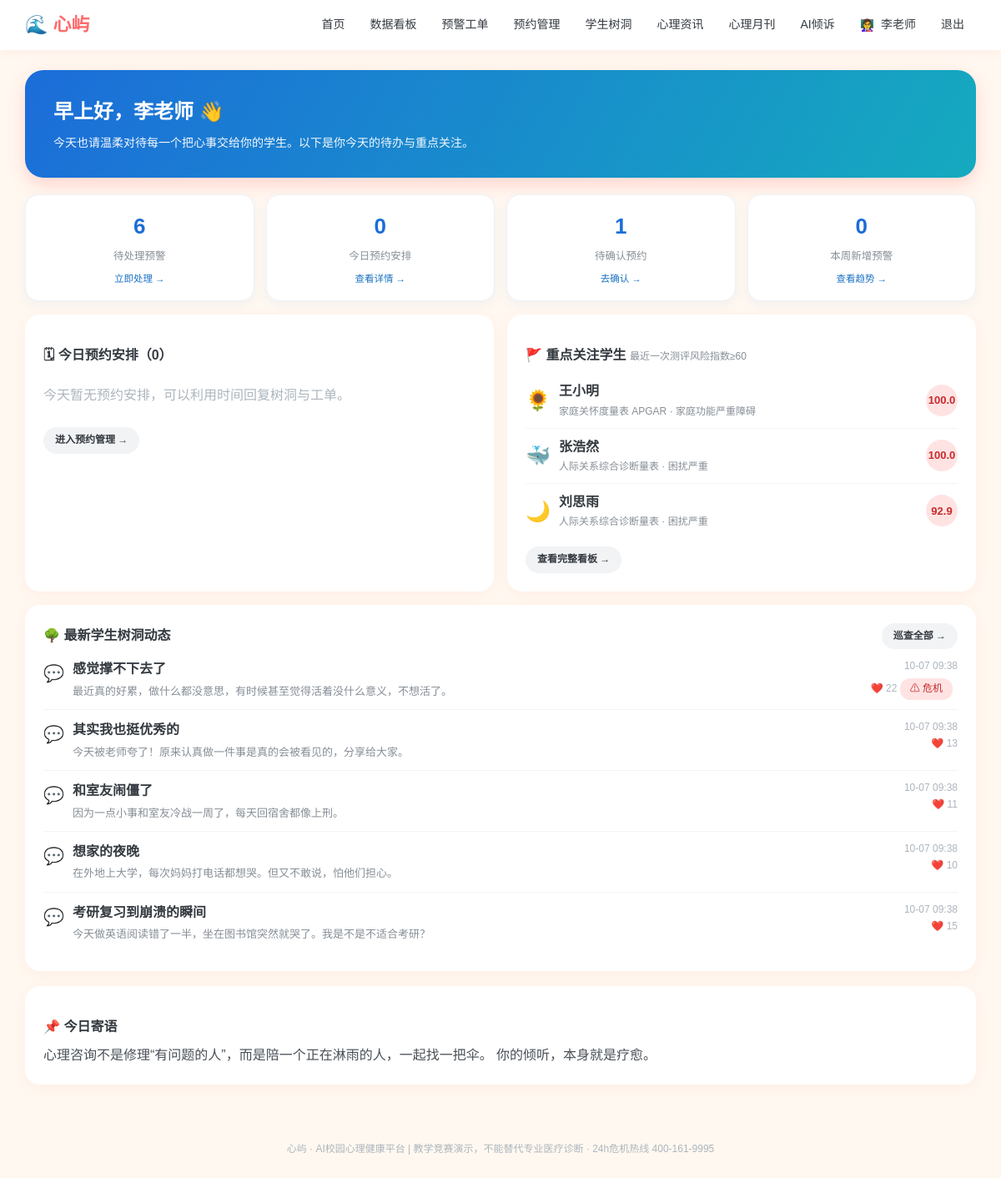
Page /teacher_home (signed in) on the committed database.
### models.py (models this page shows, shortened)
class User(db.Model):
    __tablename__ = "users"
    id = db.Column(db.Integer, primary_key=True)
    username = db.Column(db.String(64), unique=True, nullable=False)
    password_hash = db.Column(db.String(256), nullable=False)
    role = db.Column(db.String(16), default="student")   # student / counselor / admin
    real_name = db.Column(db.String(64), default="")
    gender = db.Column(db.String(8), default="")
    grade = db.Column(db.String(32), default="")
    major = db.Column(db.String(64), default="")
    phone = db.Column(db.String(32), default="")
    avatar = db.Column(db.String(16), default="🌻")
    avatar_type = db.Column(db.String(16), default="emoji")   # emoji / upload
    avatar_file = db.Column(db.String(128), default="")       # 本地上传头像文件名
    profile_completed = db.Column(db.Boolean, default=False)  # 首次登录是否已完成基本信息
    qualification_no = db.Column(db.String(64), default="")   # 注册系统编号/证书编号
    qualification_verified = db.Column(db.Boolean, default=False)
    student_id = db.Column(db.String(32), default="")
    school = db.Column(db.String(128), default="")
    college = db.Column(db.String(128), default="")
    class_name = db.Column(db.String(64), default="")
    enrollment_year = db.Column(db.String(8), default="")
    education_level = db.Column(db.String(32), default="")
    student_status = db.Column(db.String(32), default="")
    employee_id = db.Column(db.String(32), default="")
    teacher_title = db.Column(db.String(64), default="")
    department = db.Column(db.String(128), default="")
    qualification = db.Column(db.String(256), default="")
    intro = db.Column(db.String(512), default="")
    created_at = db.Column(db.DateTime, default=datetime.now)

class Assessment(db.Model):
    __tablename__ = "assessments"
    id = db.Column(db.Integer, primary_key=True)
    user_id = db.Column(db.Integer, db.ForeignKey("users.id"))
    scale_code = db.Column(db.String(32))
    answers = db.Column(db.Text)                       # JSON
    score = db.Column(db.Integer, default=0)
    level = db.Column(db.String(32), default="")
    advice = db.Column(db.Text, default="")
    created_at = db.Column(db.DateTime, default=datetime.now)

class TreePost(db.Model):
    __tablename__ = "tree_posts"
    id = db.Column(db.Integer, primary_key=True)
    user_id = db.Column(db.Integer, db.ForeignKey("users.id"))
    nickname = db.Column(db.String(64), default="匿名同学")
    title = db.Column(db.String(128))
    content = db.Column(db.Text)
    tags = db.Column(db.String(128), default="")
    likes = db.Column(db.Integer, default=0)
    media_kind = db.Column(db.String(16), default="")   # image / audio / video
    media_url = db.Column(db.String(256), default="")   # 相对路径 /static/uploads/...
    crisis_flag = db.Column(db.Boolean, default=False)
    hidden = db.Column(db.Boolean, default=False, server_default="0")  # 学生端仅自己可见
    created_at = db.Column(db.DateTime, default=datetime.now)

### app.py (the view)
@app.route("/teacher_home")
@login_required(role="counselor")
def teacher_home(u):
    open_cnt = Alert.query.filter_by(status="open").count()
    today = datetime.now().strftime("%Y-%m-%d")
    today_appts = Appointment.query.filter_by(counselor_id=u.id, date=today).all()
    today_cnt = len(today_appts)
    pending_cnt = Appointment.query.filter_by(counselor_id=u.id, status="pending").count()
    week_start = (datetime.now() - timedelta(days=datetime.now().weekday())).replace(
        hour=0, minute=0, second=0, microsecond=0)
    week_alerts = Alert.query.filter(Alert.created_at >= week_start).count()
    latest = {}
    for a in Assessment.query.order_by(Assessment.created_at.desc()).all():
        latest.setdefault((a.user_id, a.scale_code), a)
    risk_rows = {}
    for (uid, code), a in latest.items():
        ri = engine.scale_risk_index(code, a.score)
        if ri is None:
            continue
        old = risk_rows.get(uid)
        if not old or ri > old["risk"]:
            risk_rows[uid] = {"risk": ri, "code": code, "level": a.level}
    focus = []
    for uid, r in risk_rows.items():
        if r["risk"] >= 60:
            s = db.session.get(User, uid)
            if s:
                focus.append({"name": s.real_name or s.username, "avatar": s.avatar or "🌻",
                              "scale": engine.SCALES.get(r["code"], {}).get("name", r["code"]),
                              "risk": r["risk"], "level": r["level"] or "—", "sid": uid})
    focus.sort(key=lambda x: -x["risk"])
    focus = focus[:6]
    latest_posts = TreePost.query.order_by(TreePost.created_at.desc()).limit(5).all()
    return render_template("teacher_home.html", u=u, open_cnt=open_cnt,
                           today_appts=today_appts, today_cnt=today_cnt,
                           pending_cnt=pending_cnt, week_alerts=week_alerts,
                           focus=focus, latest_posts=latest_posts)

### app.py (called while the page is built)
def login_required(role=None):
    def decor(f):
        @wraps(f)
        def wrapper(*args, **kwargs):
            uid = session.get("uid")
            if not uid:
                return redirect(url_for("login", next=request.path))
            u = db.session.get(User, uid)
            if not u:
                session.clear()
                return redirect(url_for("login"))
            if not u.profile_completed and request.endpoint not in (
                    "profile", "logout", "static", "avatar_upload"):
                flash("首次登录请先完善你的基本信息", "warn")
                return redirect(url_for("profile"))
            if role and u.role != role:
                flash("该页面需要相应权限", "warn")
                return redirect(url_for("index"))
            return f(u, *args, **kwargs)
        return wrapper
    return decor

@app.context_processor
def inject_globals():
    uid = session.get("uid")
    u = db.session.get(User, uid) if uid else None
    def avatar_html(usr, cls="", emoji_cls=""):
        if usr and usr.avatar_type == "upload" and usr.avatar:
            return f'<img class="{cls}" src="{usr.avatar}" alt="头像">'
        return f'<span class="{emoji_cls}">{usr.avatar or "👤" if usr else "👤"}</span>'
    return {"now": datetime.now(), "u": u, "avatar_html": avatar_html}

### engine.py (called while the page is built)
def scale_risk_index(code: str, score: float):
    s = SCALES.get(code)
    if not s or code in PROFILE_SCALES:
        return None
    n = len(s["questions"])
    vmax = max(v for _, v in s["options"])
    vmin = min(v for _, v in s["options"])
    mult = s.get("multiply", 1)
    lo, hi = round(n * vmin * mult), round(n * vmax * mult)
    if hi == lo:
        return 0.0
    x = (score - lo) / (hi - lo)
    if code in POSITIVE_SCALES:
        x = 1 - x
    return round(max(0.0, min(1.0, x)) * 100, 1)

### templates/teacher_home.html (shortened to what this page needs)
{% extends "base.html" %}
{% block body %}
<div class="hero-banner" style="background:linear-gradient(120deg,#1c6dd9,#15aabf)">
  <h1>{{ '早上好' if now.hour<12 else ('下午好' if now.hour<18 else '晚上好') }}，{{ u.real_name or u.username }} 👋</h1>
  <p>今天也请温柔对待每一个把心事交给你的学生。以下是你今天的待办与重点关注。</p>
</div>
<div class="th-stats">
  <a class="th-stat th-stat-link" href="{{ url_for('alerts') }}">
    <b>{{ open_cnt }}</b><span>待处理预警</span>
    <small>立即处理 →</small></a>
  <a class="th-stat th-stat-link" href="{{ url_for('manage_booking') }}">
    <b>{{ today_cnt }}</b><span>今日预约安排</span>
    <small>查看详情 →</small></a>
  <a class="th-stat th-stat-link" href="{{ url_for('manage_booking') }}">
    <b>{{ pending_cnt }}</b><span>待确认预约</span>
    <small>去确认 →</small></a>
  <a class="th-stat th-stat-link" href="{{ url_for('dash') }}">
    <b>{{ week_alerts }}</b><span>本周新增预警</span>
    <small>查看趋势 →</small></a>
</div>
<div style="display:grid;grid-template-columns:1fr 1fr;gap:16px;margin-bottom:16px">
  <div class="card" style="margin:0">
    <h3>🗓 今日预约安排（{{ today_appts|length }}）</h3>
    {% if today_appts %}
    {% for a in today_appts %}
    <div class="wd-appt">
      <span class="wd-appt-time">{{ a.time_slot }}</span>
      <div style="flex:1">
        <b>{{ a.topic or '未填写主题' }}</b>
        <p style="font-size:12.5px;color:#868e96;margin-top:2px">预约编号 #{{ a.id }}</p>
      </div>
      <span class="tag {{ 'tag-orange' if a.status=='pending' else 'tag-green' }}">
        {{ {'pending':'待确认','confirmed':'已确认','done':'已完成','cancelled':'已取消'}.get(a.status,a.status) }}
      </span>
    </div>
    {% endfor %}
    {% else %}
    <p style="color:#adb5bd;padding:14px 0">今天暂无预约安排，可以利用时间回复树洞与工单。</p>
    {% endif %}
    <a class="btn btn-sm btn-ghost" href="{{ url_for('manage_booking') }}" style="margin-top:10px">进入预约管理 →</a>
  </div>
  <div class="card" style="margin:0">
    <h3>🚩 重点关注学生 <small style="color:#868e96;font-weight:400;font-size:12px">最近一次测评风险指数≥60</small></h3>
    {% if focus %}
    {% for f in focus %}
    <div class="wd-focus">
      <span class="wd-focus-av">{{ f.avatar }}</span>
      <div style="flex:1">
        <b>{{ f.name }}</b>
        <p style="font-size:12px;color:#868e96;margin-top:1px">{{ f.scale }} · {{ f.level }}</p>
      </div>
      <span class="wd-risk {{ 'wd-risk-hi' if f.risk>=60 }}">{{ f.risk }}</span>
    </div>
    {% endfor %}
    {% else %}
    <p style="color:#51cf66;padding:14px 0">当前无风险指数≥60的学生 ✓</p>
    {% endif %}
    <a class="btn btn-sm btn-ghost" href="{{ url_for('dash') }}" style="margin-top:10px">查看完整看板 →</a>
  </div>
</div>
<div class="card">
  <div style="display:flex;justify-content:space-between;align-items:center">
    <h3 style="margin:0">🌳 最新学生树洞动态</h3>
    <a class="btn btn-sm btn-ghost" href="{{ url_for('teacher_treehole') }}">巡查全部 →</a>
  </div>
  {% if latest_posts %}
  {% for p in latest_posts %}
  <div class="wd-post">
    <span class="wd-post-emoji">💬</span>
    <div style="flex:1">
      <b>{{ p.title }}</b>
      <p style="font-size:13px;color:#868e96;margin-top:2px">{{ p.content[:80] }}{% if p.content|length>80 %}…{% endif %}</p>
    </div>
    <div style="text-align:right;font-size:12px;color:#adb5bd">
      {{ p.created_at.strftime('%m-%d %H:%M') }}<br>❤️ {{ p.likes }}
      {% if p.crisis_flag %}<span class="tag tag-red" style="display:inline-block;margin-top:4px">⚠ 危机</span>{% endif %}
    </div>
  </div>
  {% endfor %}
  {% else %}
  <p style="color:#adb5bd;padding:14px 0">暂无树洞动态</p>
  {% endif %}
</div>
<div class="card" style="margin-top:18px">
  <h3>📌 今日寄语</h3>
  <p style="color:#495057">心理咨询不是修理“有问题的人”，而是陪一个正在淋雨的人，一起找一把伞。
    你的倾听，本身就是疗愈。</p>
</div>
{% endblock %}

### templates/base.html (shortened to what this page needs)
<!DOCTYPE html>
<html lang="zh-CN">
<head>
<link href="{{ url_for('static', filename='css/style.css') }}" rel="stylesheet">
</head>
<body>
<nav class="topnav">
  <div class="nav-inner">
    <a class="brand" href="{{ url_for('index') }}">🌊 心屿</a>
    <div class="nav-links">
      {% if u %}
        {% if u.role == 'student' %}
          <a href="{{ url_for('index') }}">首页</a>
          <a href="{{ url_for('assessments') }}">心理测评</a>
          <a href="{{ url_for('treehole') }}">匿名树洞</a>
          <a href="{{ url_for('mood') }}">情绪日记</a>
          <a href="{{ url_for('relax') }}">减压舱</a>
          <a href="{{ url_for('booking') }}">预约咨询</a>
          <a href="{{ url_for('learn') }}">心理成长</a>
          <a href="{{ url_for('chat') }}">AI倾诉</a>
        {% else %}
          <a href="{{ url_for('teacher_home') }}">首页</a>
          <a href="{{ url_for('dash') }}">数据看板</a>
          <a href="{{ url_for('alerts') }}">预警工单</a>
          <a href="{{ url_for('manage_booking') }}">预约管理</a>
          <a href="{{ url_for('teacher_treehole') }}">学生树洞</a>
          <a href="{{ url_for('teacher_news') }}">心理资讯</a>
          <a href="{{ url_for('teacher_journal') }}">心理月刊</a>
          <a href="{{ url_for('chat') }}">AI倾诉</a>
        {% endif %}
        <a class="nav-user" href="{{ url_for('profile') }}" title="个人信息"><span class="nav-avatar-wrap">{{ avatar_html(u, cls="nav-avatar") | safe }}</span> {{ u.real_name or u.username }}</a>
        <a href="{{ url_for('logout') }}">退出</a>
      {% else %}
        <a href="{{ url_for('login') }}">登录</a>
        <a href="{{ url_for('register') }}">注册</a>
      {% endif %}
    </div>
  </div>
</nav>
<main class="container">{% block body %}{% endblock %}</main>
<footer class="footer">心屿 · AI校园心理健康平台 | 教学竞赛演示，不能替代专业医疗诊断 · 24h危机热线 400-161-9995</footer>
</body>
</html>

### static/css/style.css (style rules this page uses)
* { margin: 0; padding: 0; box-sizing: border-box; }
:root { --brand: #ff6b6b; --brand2: #ffa94d; --sky: #4dabf7; --mint: #51cf66; --sun: #ffd43b; --ink: #343a40; --ink2: #868e96; --bg: #fff8f0; --card: #ffffff; --soft: #fff1e6; }
body { font-family: "Microsoft YaHei", "PingFang SC", sans-serif; background: var(--bg); color: var(--ink); line-height: 1.65; }
a { color: var(--brand); text-decoration: none; }
.topnav { background: #fff; box-shadow: 0 2px 12px rgba(255,107,107,.08); position: sticky; top: 0; z-index: 100; }
.nav-inner { max-width: 1180px; margin: 0 auto; padding: 0 20px; height: 60px; display: flex; align-items: center; justify-content: space-between; }
.brand { font-size: 22px; font-weight: 800; color: var(--brand); display:flex; align-items:center; gap:6px; }
.nav-links { display: flex; gap: 2px; align-items: center; flex-wrap: wrap; }
.nav-links a { color: var(--ink); padding: 7px 14px; border-radius: 20px; font-size: 14px; font-weight: 500; transition: .2s; }
.nav-user { font-size: 13px; color: var(--ink2); padding: 0 8px; }
.nav-avatar-wrap { display: inline-flex; vertical-align: middle; margin-right: 4px; }
.container { max-width: 1180px; margin: 24px auto; padding: 0 20px; }
.footer { text-align: center; color: #adb5bd; font-size: 12px; padding: 28px; margin-top: 40px; }
.card { background: var(--card); border-radius: 18px; padding: 22px; box-shadow: 0 4px 16px rgba(255,107,107,.07); margin-bottom: 18px; }
.card h3 { font-size: 16px; color: var(--ink); margin: 14px 0 8px; }
.btn { display: inline-block; background: var(--brand); color: #fff; border: none; padding: 10px 24px; border-radius: 24px; font-size: 14px; cursor: pointer; font-weight: 600; transition:.2s; }
.btn-ghost { background:#f1f3f5; color:var(--ink); }
.btn-sm { padding: 6px 14px; font-size: 12px; }
.tag { display: inline-block; background: var(--soft); color: #e8590c; font-size: 12px; padding: 3px 12px; border-radius: 12px; margin-right: 6px; font-weight:500; }
.tag-red { background:#ffe3e3; color:#c92a2a; }
.hero-banner { background: linear-gradient(120deg, #ff6b6b, #ffa94d 60%, #ffd43b); color:#fff; border-radius:22px; padding:30px 34px; margin-bottom:20px; box-shadow:0 8px 20px rgba(255,107,107,.25); }
.hero-banner h1 { font-size:24px; margin-bottom:6px; }
.hero-banner p { opacity:.95; font-size:14px; }

### templates/teacher_home.html (style rules this page uses)
.th-stats { display:grid;grid-template-columns:repeat(4,1fr);gap:14px;margin-bottom:16px }
.th-stat { background:#fff;border-radius:16px;padding:16px;text-align:center;box-shadow:0 4px 14px rgba(28,109,217,.06);border:1px solid #eef2f7 }
.th-stat-link { display:block;transition:.15s;color:#343a40 }
.th-stat b { font-size:26px;color:#1c6dd9;display:block }
.th-stat span { font-size:12.5px;color:#868e96 }
.th-stat small { display:block;margin-top:6px;font-size:11.5px;color:#1971c2 }
.wd-focus { display:flex;align-items:center;gap:10px;padding:9px 0;border-bottom:1px solid #f1f4f8 }
.wd-focus:last-of-type { border-bottom:none }
.wd-focus-av { font-size:24px }
.wd-risk { width:38px;height:38px;border-radius:50%;background:#fff3bf;color:#e67700;display:flex;align-items:center;justify-content:center;font-weight:800;font-size:13px }
.wd-risk-hi { background:#ffe3e3;color:#c92a2a }
.wd-post { display:flex;align-items:flex-start;gap:10px;padding:11px 0;border-bottom:1px solid #f1f4f8 }
.wd-post:last-of-type { border-bottom:none }
.wd-post-emoji { font-size:20px;margin-top:2px }

### rows in the picture
User: avatar_type+avatar "👩‍🏫", real_name "李老师"
User: name "王小明"
Assessment: level "家庭功能严重障碍"
User: name "张浩然"
Assessment: level "困扰严重"
User: name "刘思雨"
Assessment: level "困扰严重"
TreePost: title "感觉撑不下去了", content "最近真的好累，做什么都没意思，有时候甚至觉得活着没什么意义，不想活了。", created_at "10-07 09:38", likes "22", crisis_flag "⚠ 危机"
TreePost: title "其实我也挺优秀的", content "今天被老师夸了！原来认真做一件事是真的会被看见的，分享给大家。", created_at "10-07 09:38", likes "13"
TreePost: title "和室友闹僵了", content "因为一点小事和室友冷战一周了，每天回宿舍都像上刑。", created_at "10-07 09:38", likes "11"
TreePost: title "想家的夜晚", content "在外地上大学，每次妈妈打电话都想哭。但又不敢说，怕他们担心。", created_at "10-07 09:38", likes "10"
TreePost: title "考研复习到崩溃的瞬间", content "今天做英语阅读错了一半，坐在图书馆突然就哭了。我是不是不适合考研？", created_at "10-07 09:38", likes "15"

### other values in the picture
{{ open_cnt }} "6"
{{ today_cnt }} "0"
{{ pending_cnt }} "1"
{{ week_alerts }} "0"
{{ today_appts|length }} "0"
{{ f.avatar }} "🌻" "🐳" "🌙"
{{ f.scale }} "家庭关怀度量表 APGAR" "人际关系综合诊断量表" "人际关系综合诊断量表"
{{ f.risk }} "100.0" "100.0" "92.9"
